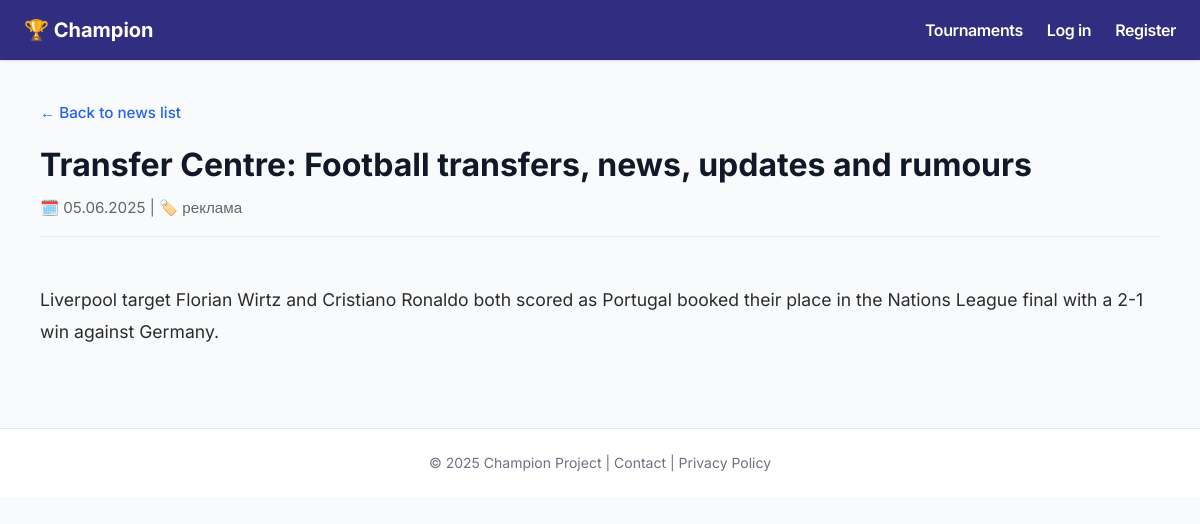
Screenshot of /news/3 with the database file from the repository.
### app/models.py (models this page shows)
class News(db.Model):
    id = db.Column(db.Integer, primary_key=True)
    title = db.Column(db.String(200), nullable=False)
    short_description = db.Column(db.String(300), nullable=False)
    content = db.Column(db.Text, nullable=False)
    news_type = db.Column(db.String(50))
    created_at = db.Column(db.DateTime, default=datetime.utcnow)

### app/routes.py (the view)
@app.route('/news/<int:news_id>')
def view_single_news(news_id):
    news = News.query.get_or_404(news_id)
    return render_template('view_news.html', news=news)

### app/__init__.py (called while the page is built)
@app.context_processor
def inject_translations():
    return dict(_=_)

### app/templates/view_news.html (shortened to what this page needs)
{% extends "base.html" %}
{% block content %}
<a href="{{ url_for('news_list') }}" style="
  display: inline-block;
  margin-bottom: 1rem;
  font-size: 0.95rem;
  text-decoration: none;
  color: #2563eb;
  font-weight: 500;
">
  ← {{ _('Back to news list') }}
</a>
<h1 style="font-size: 2rem; font-weight: bold; margin-bottom: 0.5rem;">{{ news.title }}</h1>
<p style="color: #666; font-size: 0.95rem;">
  🗓️ {{ news.created_at.strftime('%d.%m.%Y') }} |
  🏷️ {{ _(news.news_type) }}
</p>
<hr style="margin: 1rem 0;">
<div style="font-size: 1.1rem; line-height: 1.8; color: #2c2c2c; white-space: pre-line;">
  {{ news.content }}
</div>
{% endblock %}

### app/templates/base.html (style rules this page uses)
body { font-family: 'Inter', sans-serif; -webkit-font-smoothing: antialiased; -moz-osx-font-smoothing: grayscale; }

### rows the page displays
News: title "Transfer Centre: Football transfers, news, updates and rumours", created_at "05.06.2025", content "Liverpool target Florian Wirtz and Cristiano Ronaldo both scored as Portugal booked their place in the Nations League final with a 2-1 win against Germany."
